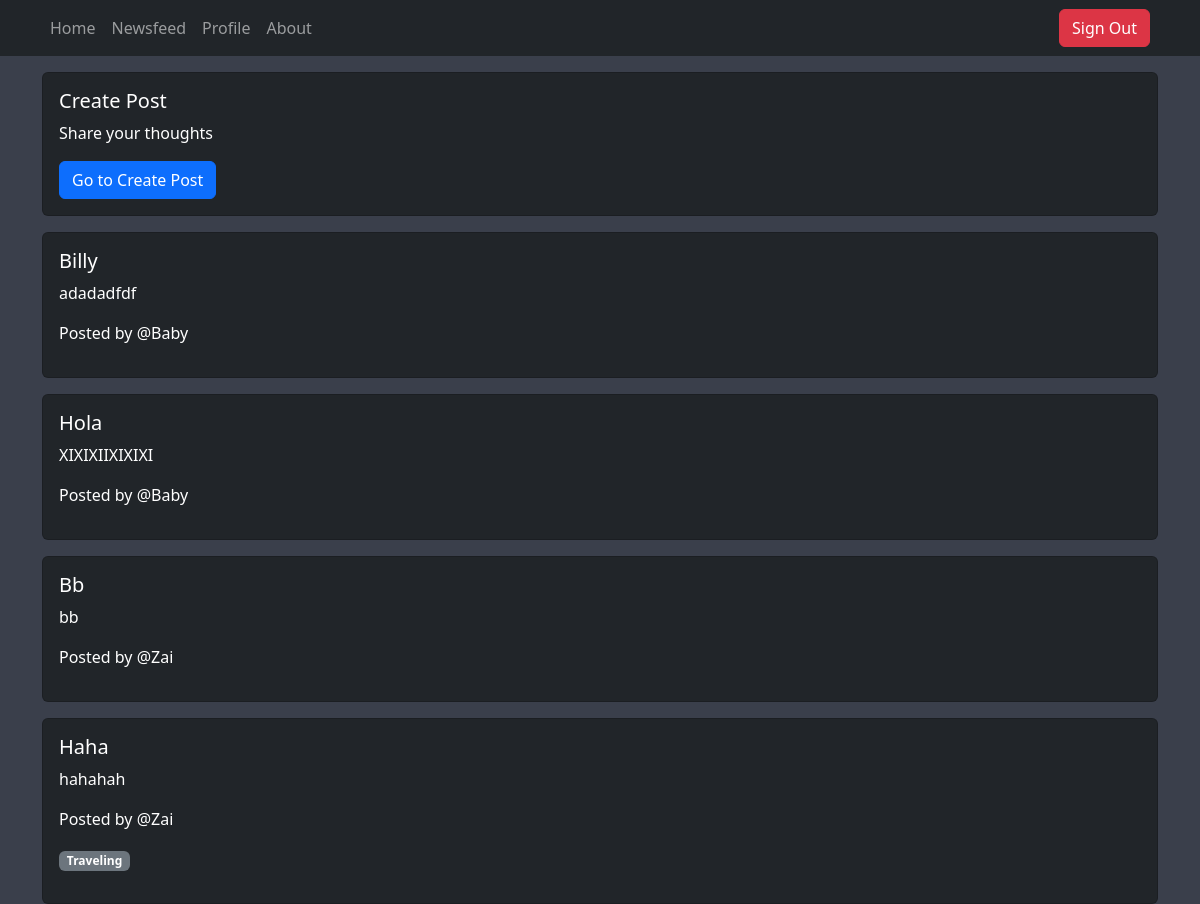
/newsfeed/ (signed in), run on the app's committed database.
### newsfeed/models.py (models this page shows, shortened)
class Post(models.Model):
    user = models.ForeignKey(User, on_delete=models.CASCADE)
    title=models.CharField(max_length=100)
    text = models.TextField()
    image = models.ImageField(null=True, blank=True)
    topic = models.ManyToManyField(Topic)
    created = models.DateTimeField(auto_now_add=True)

class Topic(models.Model):
    name = models.CharField(max_length=40)

### newsfeed/views.py (the view)
# urls.py: path('',views.newsfeed,name="newsfeedpage"),
@login_required(login_url="signinpage")
def newsfeed(request):
    template = "newsfeed/index.html"
    posts = Post.objects.all()
    data = {
        "posts": posts
    }
    return render(request, template, data)

### templates/newsfeed/index.html (shortened to what this page needs)
{% extends 'layout.html' %}
{% load static %}
{% block yield %}
<div class="card bg-dark text-white">
  <div class="card-body">
    <h5 class="card-title">Create Post</h5>
    <p class="card-text">Share your thoughts</p>
    <a href="{% url 'createpage' %}" class="btn btn-primary">Go to Create Post</a>
  </div>
</div>
{% for post in posts %}
<div class="card bg-dark text-white mt-3">
  <a href="{% url 'detailpage' post.id %}" style="text-decoration: none; color: #fff;">
    <div class="card-body">
      <h5 class="card-title">{{ post.title|title }}</h5>
      <p class="card-text">{{ post.text|truncatewords:40 }}</p>
      {% if post.user %}
      <p>Posted by <span class="">@{{ post.user.username|title }}</span></p>
      {% endif %}
      <div class="mb-3">
        {% for topic in post.topic.all %}
        <span class="badge bg-secondary">{{ topic.name }}</span>
        {% endfor %}
      </div>
    </div>
  </a>
</div>
{% empty %}
<p>No posts available.</p>
{% endfor %}
{% endblock %}

### static/main.css (style rules this page uses)
body { background-color: #3a3f4b; color: #fff; }

### data on the page
Post: title "Billy", text "adadadfdf", user.username "Baby"
Post: title "Hola", text "XIXIXIIXIXIXI", user.username "Baby"
Post: title "Bb", text "bb", user.username "Zai"
Post: title "Haha", text "hahahah", user.username "Zai"
Topic: name "Traveling"
